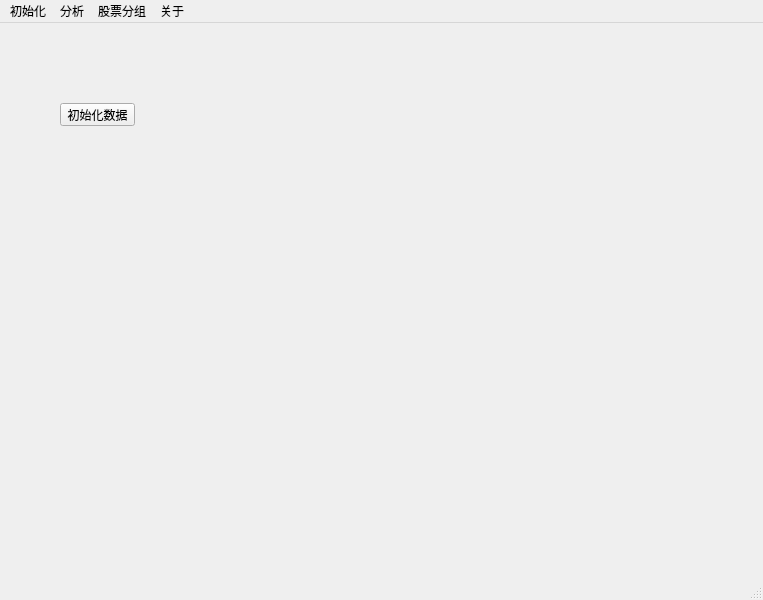
<?xml version="1.0" encoding="UTF-8"?>
<ui version="4.0">
 <class>MainWindow</class>
 <widget class="QMainWindow" name="MainWindow">
  <property name="geometry">
   <rect>
    <x>0</x>
    <y>0</y>
    <width>763</width>
    <height>600</height>
   </rect>
  </property>
  <property name="windowTitle">
   <string>MainWindow</string>
  </property>
  <widget class="QWidget" name="centralwidget">
   <widget class="QPushButton" name="initDataBtn">
    <property name="geometry">
     <rect>
      <x>60</x>
      <y>80</y>
      <width>75</width>
      <height>23</height>
     </rect>
    </property>
    <property name="text">
     <string>初始化数据</string>
    </property>
   </widget>
  </widget>
  <widget class="QMenuBar" name="menubar">
   <property name="geometry">
    <rect>
     <x>0</x>
     <y>0</y>
     <width>763</width>
     <height>23</height>
    </rect>
   </property>
   <widget class="QMenu" name="menu">
    <property name="title">
     <string>初始化</string>
    </property>
    <addaction name="action_init_all"/>
    <addaction name="action_init_basic"/>
    <addaction name="action_init_gainian"/>
   </widget>
   <widget class="QMenu" name="menu_fenxi">
    <property name="title">
     <string>分析</string>
    </property>
    <addaction name="action_V"/>
    <addaction name="action_find"/>
   </widget>
   <widget class="QMenu" name="menu_group">
    <property name="title">
     <string>股票分组</string>
    </property>
    <addaction name="action_rt_data"/>
    <addaction name="action_group"/>
   </widget>
   <widget class="QMenu" name="menu_about">
    <property name="title">
     <string>关于</string>
    </property>
    <addaction name="action_about"/>
   </widget>
   <addaction name="menu"/>
   <addaction name="menu_fenxi"/>
   <addaction name="menu_group"/>
   <addaction name="menu_about"/>
  </widget>
  <widget class="QStatusBar" name="statusbar"/>
  <action name="action_init_all">
   <property name="text">
    <string>一键初始化</string>
   </property>
  </action>
  <action name="action_init_basic">
   <property name="text">
    <string>初始化基本数据</string>
   </property>
  </action>
  <action name="action_init_gainian">
   <property name="text">
    <string>初始化概念分类</string>
   </property>
  </action>
  <action name="action_V">
   <property name="text">
    <string>统计大V成绩</string>
   </property>
  </action>
  <action name="action_find">
   <property name="text">
    <string>查找强势股</string>
   </property>
  </action>
  <action name="action_rt_data">
   <property name="text">
    <string>实时数据</string>
   </property>
  </action>
  <action name="action_group">
   <property name="text">
    <string>分组管理</string>
   </property>
  </action>
  <action name="action_about">
   <property name="text">
    <string>关于</string>
   </property>
  </action>
 </widget>
 <resources/>
 <connections>
  <connection>
   <sender>action_init_all</sender>
   <signal>triggered()</signal>
   <receiver>MainWindow</receiver>
   <slot>click_init_all()</slot>
   <hints>
    <hint type="sourcelabel">
     <x>-1</x>
     <y>-1</y>
    </hint>
    <hint type="destinationlabel">
     <x>399</x>
     <y>299</y>
    </hint>
   </hints>
  </connection>
  <connection>
   <sender>initDataBtn</sender>
   <signal>clicked()</signal>
   <receiver>MainWindow</receiver>
   <slot>click_init_all()</slot>
   <hints>
    <hint type="sourcelabel">
     <x>97</x>
     <y>114</y>
    </hint>
    <hint type="destinationlabel">
     <x>399</x>
     <y>299</y>
    </hint>
   </hints>
  </connection>
  <connection>
   <sender>action_init_basic</sender>
   <signal>triggered()</signal>
   <receiver>MainWindow</receiver>
   <slot>click_init_basic()</slot>
   <hints>
    <hint type="sourcelabel">
     <x>-1</x>
     <y>-1</y>
    </hint>
    <hint type="destinationlabel">
     <x>399</x>
     <y>299</y>
    </hint>
   </hints>
  </connection>
  <connection>
   <sender>action_init_gainian</sender>
   <signal>triggered()</signal>
   <receiver>MainWindow</receiver>
   <slot>click_init_gainian()</slot>
   <hints>
    <hint type="sourcelabel">
     <x>-1</x>
     <y>-1</y>
    </hint>
    <hint type="destinationlabel">
     <x>399</x>
     <y>299</y>
    </hint>
   </hints>
  </connection>
  <connection>
   <sender>action_about</sender>
   <signal>triggered()</signal>
   <receiver>MainWindow</receiver>
   <slot>click_about()</slot>
   <hints>
    <hint type="sourcelabel">
     <x>215</x>
     <y>45</y>
    </hint>
    <hint type="destinationlabel">
     <x>399</x>
     <y>299</y>
    </hint>
   </hints>
  </connection>
 </connections>
 <slots>
  <slot>click_init_all()</slot>
  <slot>click_init_basic()</slot>
  <slot>click_init_gainian()</slot>
  <slot>click_about()</slot>
 </slots>
</ui>
